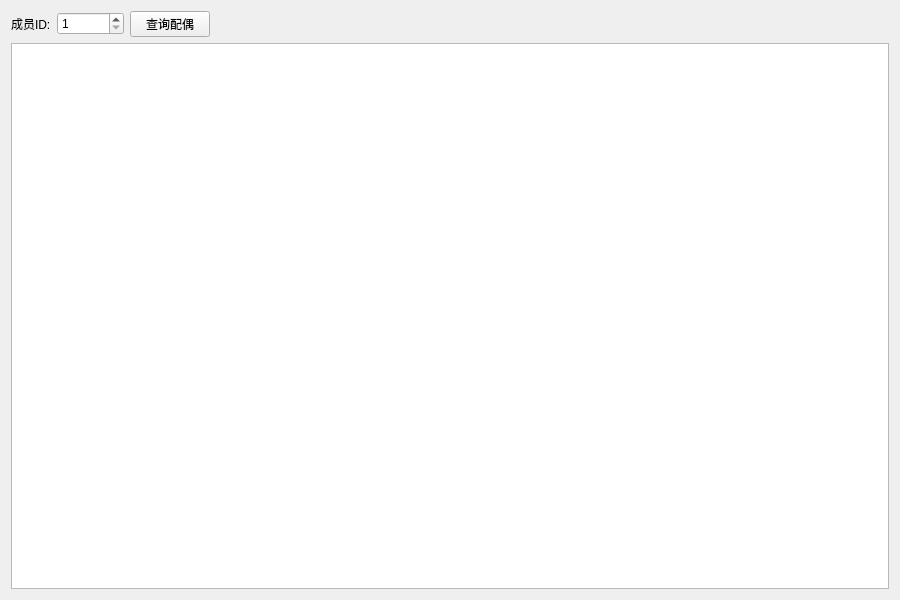
<?xml version="1.0" encoding="UTF-8"?>
<ui version="4.0">
 <class>SpouseQueryWidget</class>
 <widget class="QWidget" name="SpouseQueryWidget">
  <property name="geometry">
   <rect>
    <x>0</x>
    <y>0</y>
    <width>900</width>
    <height>600</height>
   </rect>
  </property>
  <property name="windowTitle">
   <string>配偶查询</string>
  </property>
  <layout class="QVBoxLayout" name="verticalLayout">
   <item>
    <layout class="QHBoxLayout" name="horizontalLayout">
     <item>
      <widget class="QLabel" name="label">
       <property name="text">
        <string>成员ID:</string>
       </property>
      </widget>
     </item>
     <item>
      <widget class="QSpinBox" name="idSpinBox">
       <property name="minimum">
        <number>1</number>
       </property>
       <property name="maximum">
        <number>99999999</number>
       </property>
      </widget>
     </item>
     <item>
      <widget class="QPushButton" name="searchPushButton">
       <property name="text">
        <string>查询配偶</string>
       </property>
      </widget>
     </item>
     <item>
      <spacer name="horizontalSpacer">
       <property name="orientation">
        <enum>Qt::Horizontal</enum>
       </property>
       <property name="sizeHint" stdset="0">
        <size>
         <width>40</width>
         <height>20</height>
        </size>
       </property>
      </spacer>
     </item>
    </layout>
   </item>
   <item>
    <widget class="QTableView" name="spouseTableView">
     <property name="alternatingRowColors">
      <bool>true</bool>
     </property>
    <property name="selectionBehavior">
     <enum>QAbstractItemView::SelectRows</enum>
     </property>
    </widget>
   </item>
  </layout>
 </widget>
 <resources/>
 <connections/>
</ui>
